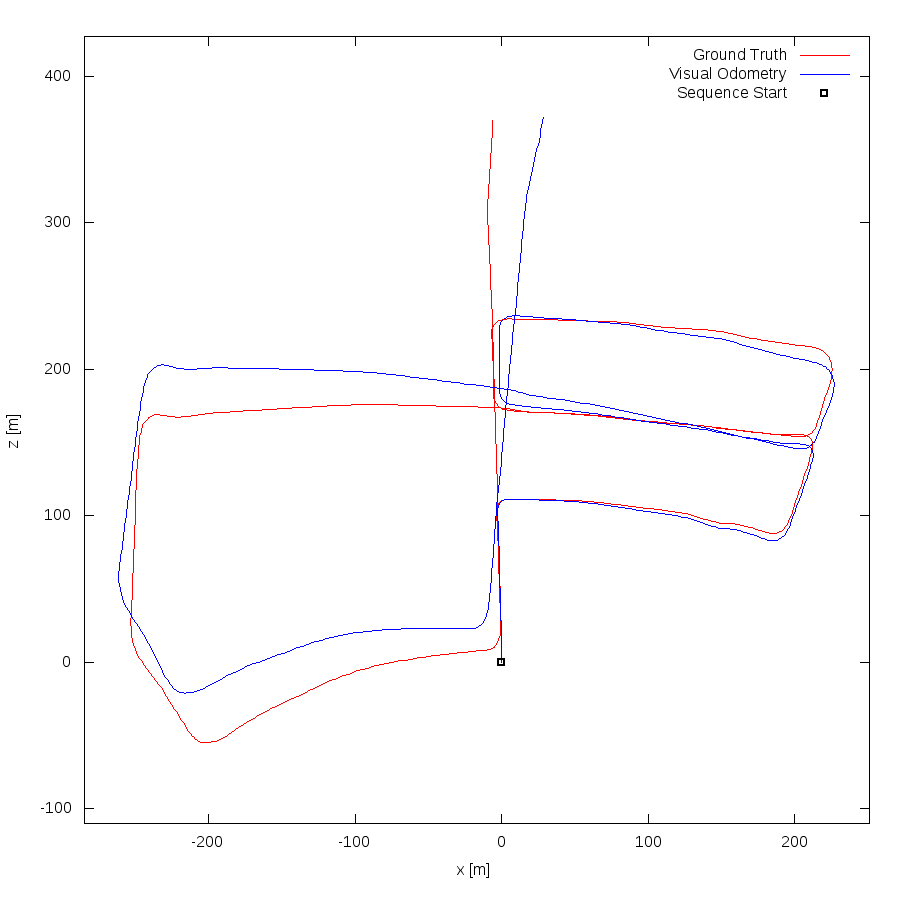

Source code (gnuplot):
set term postscript eps enhanced color
set output "05.eps"
set size ratio -1
set xrange [-285:251]
set yrange [-110:427]
set xlabel "x [m]"
set ylabel "z [m]"
plot "05.txt" using 1:2 lc rgb "#FF0000" title 'Ground Truth' w lines,"05.txt" using 3:4 lc rgb "#0000FF" title 'Visual Odometry' w lines,"< head -1 05.txt" using 1:2 lc rgb "#000000" pt 4 ps 1 lw 2 title 'Sequence Start' w points
